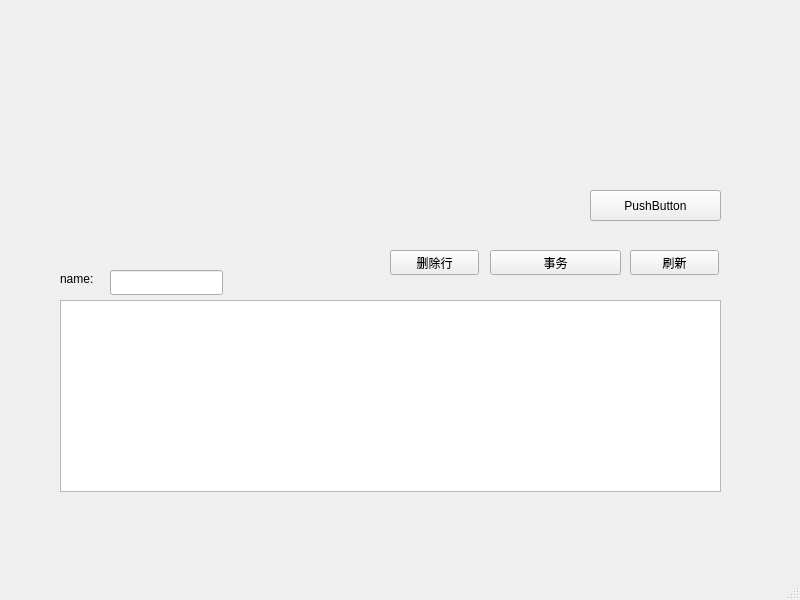
<?xml version="1.0" encoding="UTF-8"?>
<ui version="4.0">
 <class>SqlWindow</class>
 <widget class="QMainWindow" name="SqlWindow">
  <property name="geometry">
   <rect>
    <x>0</x>
    <y>0</y>
    <width>800</width>
    <height>600</height>
   </rect>
  </property>
  <property name="windowTitle">
   <string>SqlWindow</string>
  </property>
  <widget class="QWidget" name="centralwidget">
   <widget class="QPushButton" name="pushButton">
    <property name="geometry">
     <rect>
      <x>590</x>
      <y>190</y>
      <width>131</width>
      <height>31</height>
     </rect>
    </property>
    <property name="text">
     <string>PushButton</string>
    </property>
   </widget>
   <widget class="QPushButton" name="pushButton_2">
    <property name="geometry">
     <rect>
      <x>490</x>
      <y>250</y>
      <width>131</width>
      <height>25</height>
     </rect>
    </property>
    <property name="text">
     <string>事务</string>
    </property>
   </widget>
   <widget class="QTableView" name="tableView">
    <property name="geometry">
     <rect>
      <x>60</x>
      <y>300</y>
      <width>661</width>
      <height>192</height>
     </rect>
    </property>
   </widget>
   <widget class="QPushButton" name="pushButton_3">
    <property name="geometry">
     <rect>
      <x>630</x>
      <y>250</y>
      <width>89</width>
      <height>25</height>
     </rect>
    </property>
    <property name="text">
     <string>刷新</string>
    </property>
   </widget>
   <widget class="QLineEdit" name="lineEdit">
    <property name="geometry">
     <rect>
      <x>110</x>
      <y>270</y>
      <width>113</width>
      <height>25</height>
     </rect>
    </property>
   </widget>
   <widget class="QLabel" name="label">
    <property name="geometry">
     <rect>
      <x>60</x>
      <y>270</y>
      <width>67</width>
      <height>17</height>
     </rect>
    </property>
    <property name="text">
     <string>name:</string>
    </property>
   </widget>
   <widget class="QPushButton" name="pushButton_4">
    <property name="geometry">
     <rect>
      <x>390</x>
      <y>250</y>
      <width>89</width>
      <height>25</height>
     </rect>
    </property>
    <property name="text">
     <string>删除行</string>
    </property>
   </widget>
  </widget>
  <widget class="QMenuBar" name="menubar">
   <property name="geometry">
    <rect>
     <x>0</x>
     <y>0</y>
     <width>800</width>
     <height>22</height>
    </rect>
   </property>
  </widget>
  <widget class="QStatusBar" name="statusbar"/>
 </widget>
 <resources/>
 <connections/>
</ui>
